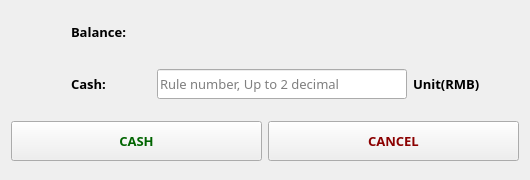
<?xml version="1.0" encoding="UTF-8"?>
<ui version="4.0">
 <class>CashDialog</class>
 <widget class="QDialog" name="CashDialog">
  <property name="geometry">
   <rect>
    <x>0</x>
    <y>0</y>
    <width>530</width>
    <height>180</height>
   </rect>
  </property>
  <property name="minimumSize">
   <size>
    <width>530</width>
    <height>180</height>
   </size>
  </property>
  <property name="maximumSize">
   <size>
    <width>530</width>
    <height>180</height>
   </size>
  </property>
  <property name="font">
   <font>
    <family>微软雅黑 Light</family>
    <pointsize>10</pointsize>
   </font>
  </property>
  <property name="windowTitle">
   <string>Cash</string>
  </property>
  <layout class="QVBoxLayout" name="verticalLayout">
   <item>
    <layout class="QHBoxLayout" name="horizontalLayout">
     <item>
      <spacer name="horizontalSpacer">
       <property name="orientation">
        <enum>Qt::Horizontal</enum>
       </property>
       <property name="sizeType">
        <enum>QSizePolicy::Fixed</enum>
       </property>
       <property name="sizeHint" stdset="0">
        <size>
         <width>60</width>
         <height>20</height>
        </size>
       </property>
      </spacer>
     </item>
     <item>
      <widget class="QLabel" name="lab_balance">
       <property name="minimumSize">
        <size>
         <width>80</width>
         <height>30</height>
        </size>
       </property>
       <property name="maximumSize">
        <size>
         <width>80</width>
         <height>30</height>
        </size>
       </property>
       <property name="font">
        <font>
         <family>微软雅黑 Light</family>
         <pointsize>10</pointsize>
         <weight>75</weight>
         <bold>true</bold>
        </font>
       </property>
       <property name="text">
        <string>Balance:</string>
       </property>
      </widget>
     </item>
     <item>
      <widget class="QLabel" name="lab_money">
       <property name="minimumSize">
        <size>
         <width>250</width>
         <height>30</height>
        </size>
       </property>
       <property name="maximumSize">
        <size>
         <width>250</width>
         <height>30</height>
        </size>
       </property>
       <property name="font">
        <font>
         <family>微软雅黑 Light</family>
         <pointsize>10</pointsize>
        </font>
       </property>
       <property name="text">
        <string/>
       </property>
      </widget>
     </item>
     <item>
      <spacer name="horizontalSpacer_2">
       <property name="orientation">
        <enum>Qt::Horizontal</enum>
       </property>
       <property name="sizeHint" stdset="0">
        <size>
         <width>40</width>
         <height>20</height>
        </size>
       </property>
      </spacer>
     </item>
    </layout>
   </item>
   <item>
    <spacer name="verticalSpacer_2">
     <property name="orientation">
      <enum>Qt::Vertical</enum>
     </property>
     <property name="sizeType">
      <enum>QSizePolicy::Fixed</enum>
     </property>
     <property name="sizeHint" stdset="0">
      <size>
       <width>20</width>
       <height>10</height>
      </size>
     </property>
    </spacer>
   </item>
   <item>
    <layout class="QHBoxLayout" name="horizontalLayout_2">
     <item>
      <spacer name="horizontalSpacer_3">
       <property name="orientation">
        <enum>Qt::Horizontal</enum>
       </property>
       <property name="sizeType">
        <enum>QSizePolicy::Fixed</enum>
       </property>
       <property name="sizeHint" stdset="0">
        <size>
         <width>60</width>
         <height>20</height>
        </size>
       </property>
      </spacer>
     </item>
     <item>
      <widget class="QLabel" name="lab_cash">
       <property name="minimumSize">
        <size>
         <width>80</width>
         <height>30</height>
        </size>
       </property>
       <property name="maximumSize">
        <size>
         <width>80</width>
         <height>30</height>
        </size>
       </property>
       <property name="font">
        <font>
         <family>微软雅黑 Light</family>
         <pointsize>10</pointsize>
         <weight>75</weight>
         <bold>true</bold>
        </font>
       </property>
       <property name="text">
        <string>Cash:</string>
       </property>
      </widget>
     </item>
     <item>
      <widget class="QLineEdit" name="edit_cash">
       <property name="minimumSize">
        <size>
         <width>250</width>
         <height>30</height>
        </size>
       </property>
       <property name="maximumSize">
        <size>
         <width>250</width>
         <height>30</height>
        </size>
       </property>
       <property name="inputMask">
        <string/>
       </property>
       <property name="text">
        <string/>
       </property>
       <property name="maxLength">
        <number>7</number>
       </property>
       <property name="echoMode">
        <enum>QLineEdit::Normal</enum>
       </property>
       <property name="placeholderText">
        <string>Rule number, Up to 2 decimal</string>
       </property>
       <property name="cursorMoveStyle">
        <enum>Qt::LogicalMoveStyle</enum>
       </property>
      </widget>
     </item>
     <item>
      <widget class="QLabel" name="lab_unit">
       <property name="minimumSize">
        <size>
         <width>90</width>
         <height>30</height>
        </size>
       </property>
       <property name="maximumSize">
        <size>
         <width>90</width>
         <height>30</height>
        </size>
       </property>
       <property name="font">
        <font>
         <weight>75</weight>
         <bold>true</bold>
        </font>
       </property>
       <property name="text">
        <string>Unit(RMB)</string>
       </property>
      </widget>
     </item>
     <item>
      <spacer name="horizontalSpacer_4">
       <property name="orientation">
        <enum>Qt::Horizontal</enum>
       </property>
       <property name="sizeHint" stdset="0">
        <size>
         <width>40</width>
         <height>20</height>
        </size>
       </property>
      </spacer>
     </item>
    </layout>
   </item>
   <item>
    <spacer name="verticalSpacer">
     <property name="orientation">
      <enum>Qt::Vertical</enum>
     </property>
     <property name="sizeType">
      <enum>QSizePolicy::Fixed</enum>
     </property>
     <property name="sizeHint" stdset="0">
      <size>
       <width>20</width>
       <height>10</height>
      </size>
     </property>
    </spacer>
   </item>
   <item>
    <layout class="QHBoxLayout" name="horizontalLayout_3">
     <item>
      <widget class="QPushButton" name="btn_cash">
       <property name="minimumSize">
        <size>
         <width>0</width>
         <height>40</height>
        </size>
       </property>
       <property name="maximumSize">
        <size>
         <width>16777215</width>
         <height>40</height>
        </size>
       </property>
       <property name="font">
        <font>
         <weight>75</weight>
         <bold>true</bold>
        </font>
       </property>
       <property name="styleSheet">
        <string notr="true">QPushButton{color:darkGreen}</string>
       </property>
       <property name="text">
        <string>CASH</string>
       </property>
       <property name="autoDefault">
        <bool>false</bool>
       </property>
       <property name="default">
        <bool>false</bool>
       </property>
       <property name="flat">
        <bool>false</bool>
       </property>
      </widget>
     </item>
     <item>
      <widget class="QPushButton" name="btn_back">
       <property name="minimumSize">
        <size>
         <width>0</width>
         <height>40</height>
        </size>
       </property>
       <property name="maximumSize">
        <size>
         <width>16777215</width>
         <height>40</height>
        </size>
       </property>
       <property name="font">
        <font>
         <weight>75</weight>
         <bold>true</bold>
        </font>
       </property>
       <property name="styleSheet">
        <string notr="true">QPushButton{color:darkRed}</string>
       </property>
       <property name="text">
        <string>CANCEL</string>
       </property>
       <property name="autoDefault">
        <bool>false</bool>
       </property>
      </widget>
     </item>
    </layout>
   </item>
  </layout>
 </widget>
 <layoutdefault spacing="6" margin="11"/>
 <resources/>
 <connections/>
</ui>
